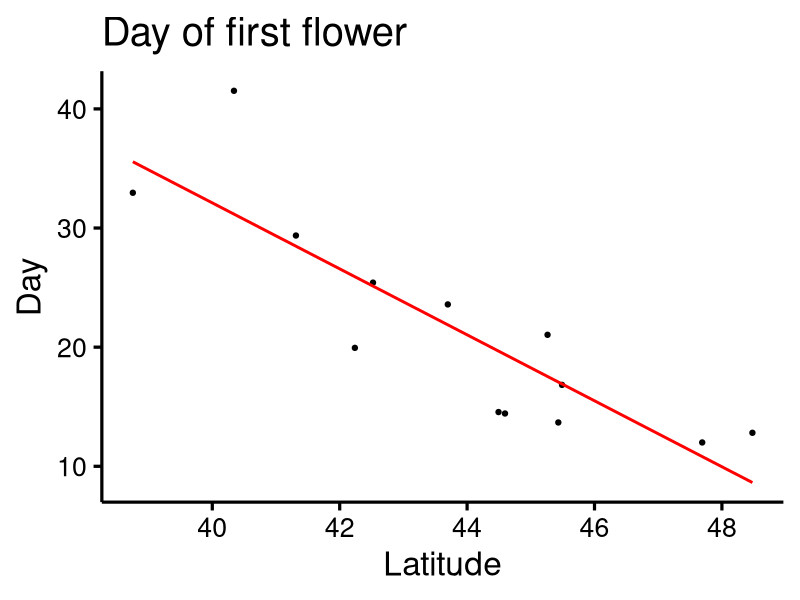
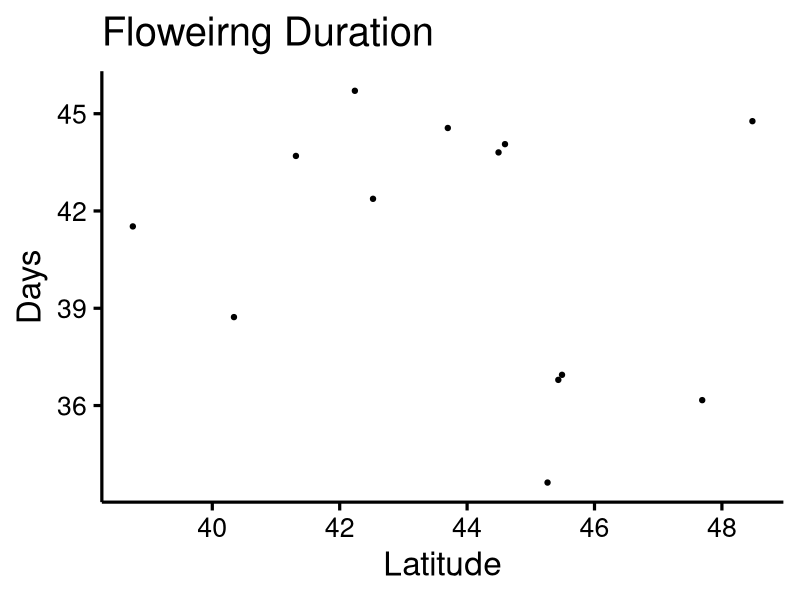
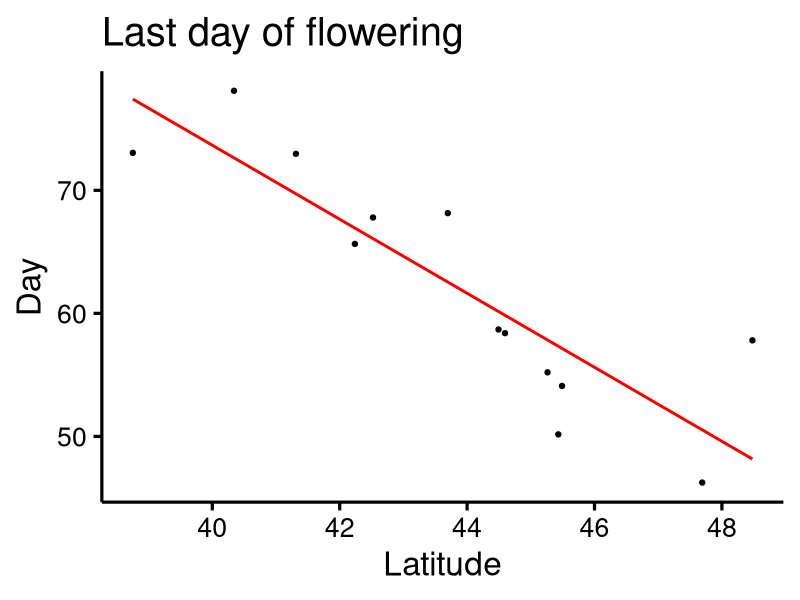
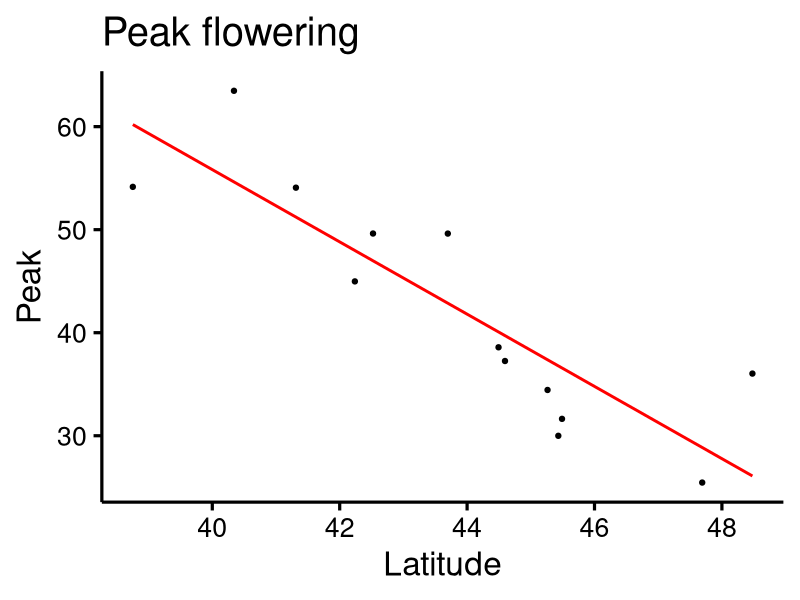
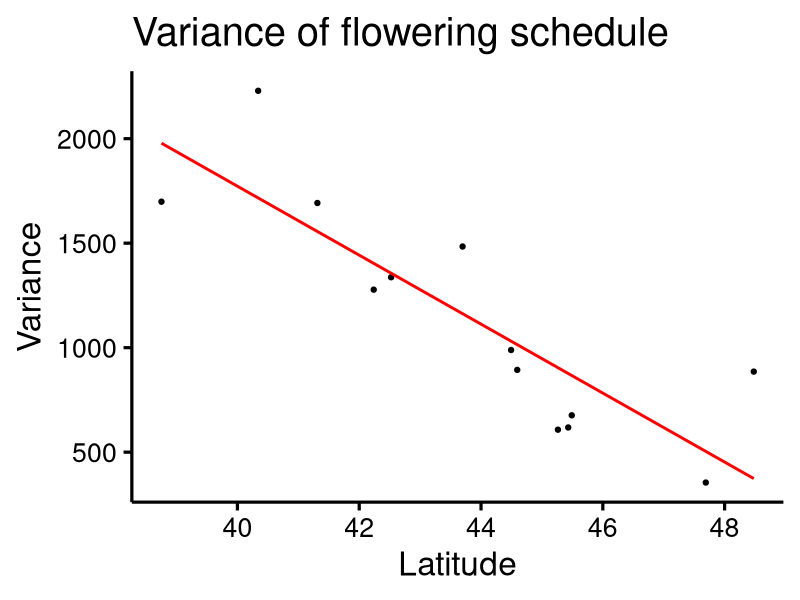
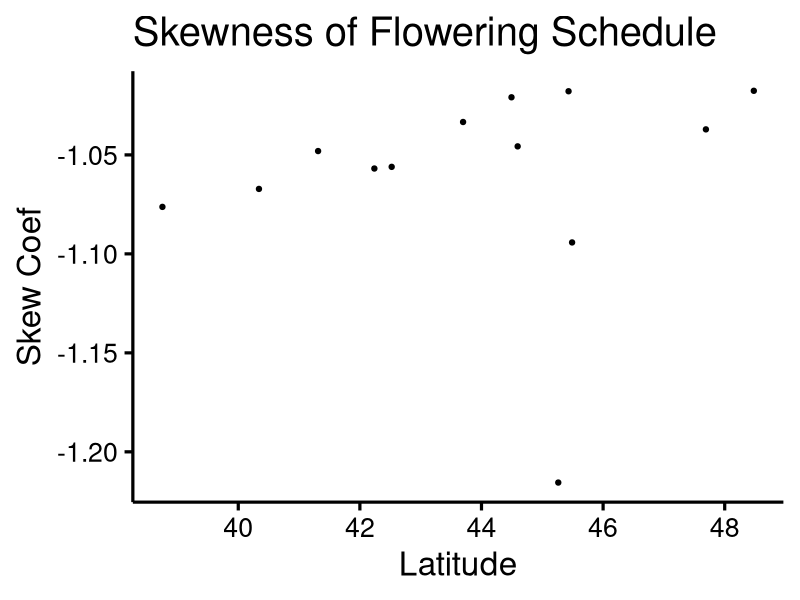
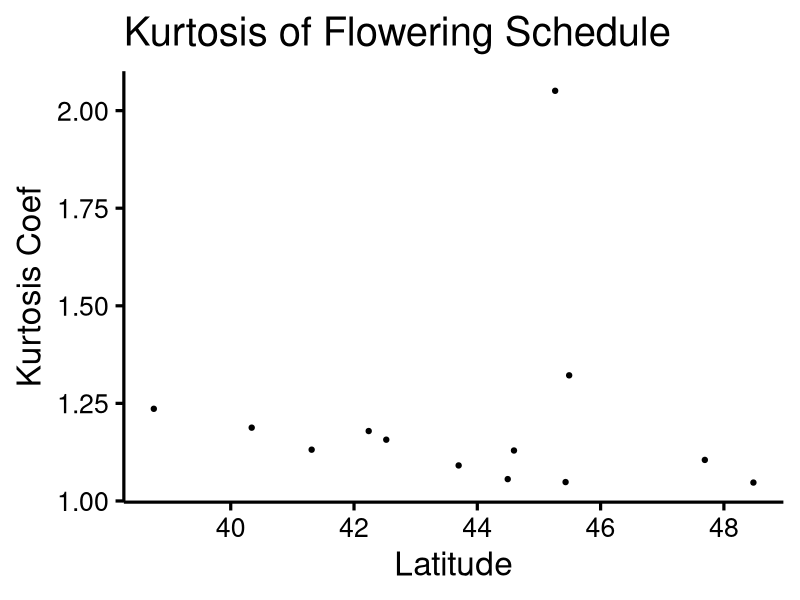

Here is the R script that generated these plots, in order:
## ---- chunk 1
dat<-read.csv("./data/FloralDisplayPop.csv") # Latitudes of population origin were added to the csv file manually.
library(ggplot2)
library(dplyr)

theme_custom<-function(base_size = 24, base_family = ""){
  theme_bw(base_size = base_size, base_family = base_family) %+replace% 
    theme(axis.text = element_text(size = rel(0.8),colour="black"),
          axis.ticks = element_line(colour = "black"), 
          legend.position = "none",
          panel.border = element_rect(fill = NA, colour = NA), 
          panel.grid.major = element_line(colour = NA,size = 0), 
          panel.grid.minor = element_line(colour = NA,size = 0), 
          axis.line = element_line(colour ="black")
    )
}
## ---- chunk 2
#Julian day first flower x Latitude
FirstFlwr<- ggplot(data=dat,mapping=aes(x=Latitude,y=Start)) + geom_point() + labs(x="Latitude",y="Day",title="Day of first flower") + theme_custom() + geom_smooth(method = "lm", se=F, colour="red")

FirstFlwr

reg4<-lm(Start~Latitude,data=dat)
summary(reg4)

#Duration x Latitude
Duration<- ggplot() + geom_point(data=dat,mapping=aes(x=Latitude,y=Duration)) + labs(x="Latitude",y="Days",title="Floweirng Duration") + theme_custom()

Duration

reg5<-lm(Duration~Latitude,data=dat)
summary(reg5)

#End Date x Latitude
EndDate<-ggplot(data=dat,mapping=aes(x=Latitude,y=End)) + geom_point() + labs(x="Latitude",y="Day",title="Last day of flowering") + theme_custom() + geom_smooth(method = "lm", se=F, colour="red")

EndDate

reg6<-lm(End~Latitude,data=dat)
summary(reg6)

## ---- chunk 3
# Peak (mean) flowering x Latitude
Peak <- ggplot(data=dat,mapping=aes(x=Latitude,y=Peak)) + geom_point() + labs(x="Latitude",y="Peak",title="Peak flowering") + theme_custom() + geom_smooth(method = "lm", se=F, colour="red")

Peak

reg0<-lm(Peak~Latitude,data=dat)
summary(reg0)

# Variance x Latitude
VarST<- ggplot(data=dat,mapping=aes(x=Latitude,y=Var)) + geom_point() + labs(x="Latitude",y="Variance",title="Variance of flowering schedule") + theme_custom() + geom_smooth(method = "lm", se=F, colour="red")

VarST

reg1<-lm(Var~Latitude,data=dat)
summary(reg1)

#Skew x Latitude
SkewST<- ggplot(data=dat,mapping=aes(x=Latitude,y=Skew)) + geom_point() + labs(x="Latitude",y="Skew Coef",title="Skewness of Flowering Schedule") + theme_custom()

SkewST

reg2<-lm(Skew~Latitude,data=dat)
summary(reg2)

#Kurtosis x Latitude
KurtST<- ggplot(data=dat,mapping=aes(x=Latitude,y=Kurt)) + geom_point() + labs(x="Latitude",y="Kurtosis Coef",title="Kurtosis of Flowering Schedule") + theme_custom()

KurtST

reg3<-lm(Kurt~Latitude,data=dat)
summary(reg3)
